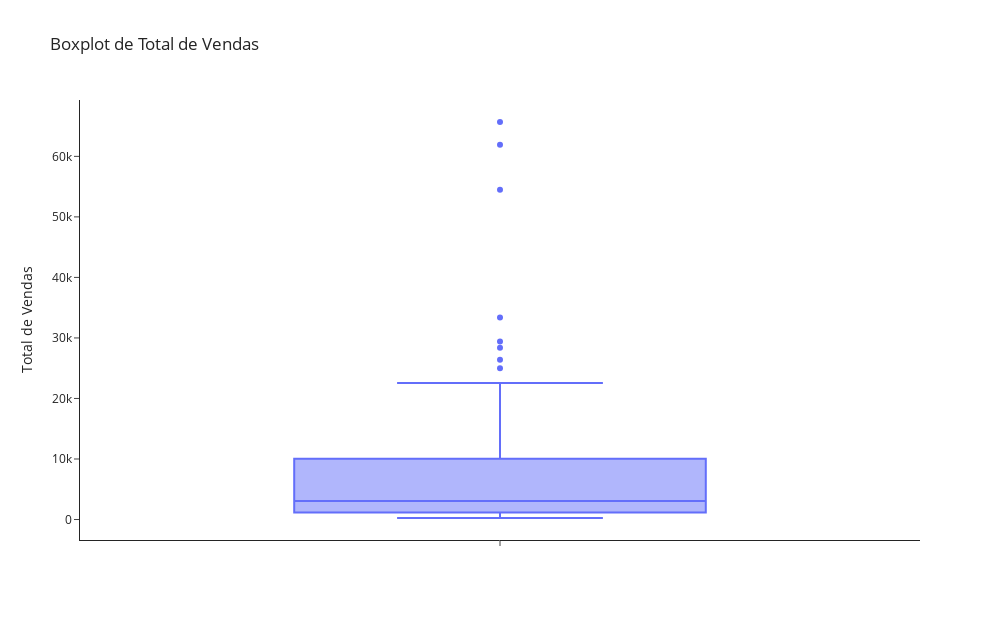

This figure's notebook cell:
### Markdown cell above
### Boxplot da variável **Vendas Total**

### Code cell
# Boxplot para variável Vendas total
boxplots(dados,'Total de Vendas')

### Figure 1 — Plotly figure (JSON) as saved in the notebook; plotly's stock layout.template omitted (floating-point values rounded to 4 significant figures)
{"data": [{"alignmentgroup": "True", "hovertemplate": "Total de Vendas=%{y}<extra></extra>", "legendgroup": "", "marker": {"color": "#636efa"}, "name": "", "notched": false, "offsetgroup": "", "orientation": "v", "quartilemethod": "exclusive", "showlegend": false, "type": "box", "x0": " ", "xaxis": "x", "y": [2527.0, 1939.0, 2223.0, 880.5, 4971.0, 9764.0, 11510.0, 10830.0, 29410.0, 7284.0, 2421.0, 20590.0, 2351.0, 25000.0, 6994.0, 19950.0, 6047.0, 54490.0, 5395.0, 696.2, 22560.0, 4849.0, 635.0, 22460.0, 641.1, 1101.0, 713.4, 841.3, 1710.0, 3264.0, 774.1, 1075.0, 33380.0, 5619.0, 1764.0, 15010.0, 11310.0, 3076.0, 26380.0, 1708.0, 1260.0, 357.1, 5845.0, 13620.0, 376.1, 4647.0, 3010.0, 1473.0, 662.6, 1154.0, 385.6, 1558.0, 28400.0, 656.7, 9427.0, 11120.0, 250.6, 65680.0, 303.1, 3141.0, 1855.0, 2930.0, 1161.0, 6163.0, 6216.0, 18750.0, 3570.0, 2097.0, 10030.0, 1670.0, 6805.0, 2022.0, 61920.0, 5391.0, 459.6, 827.5, 9600.0, 2023.0, 537.5], "y0": " ", "yaxis": "y"}], "layout": {"boxmode": "group", "height": 620, "legend": {"tracegroupgap": 0}, "title": {"text": "Boxplot de Total de Vendas"}, "width": 1000, "xaxis": {"anchor": "y", "domain": [0, 1]}, "yaxis": {"anchor": "x", "domain": [0, 1], "title": {"text": "Total de Vendas"}}}}
